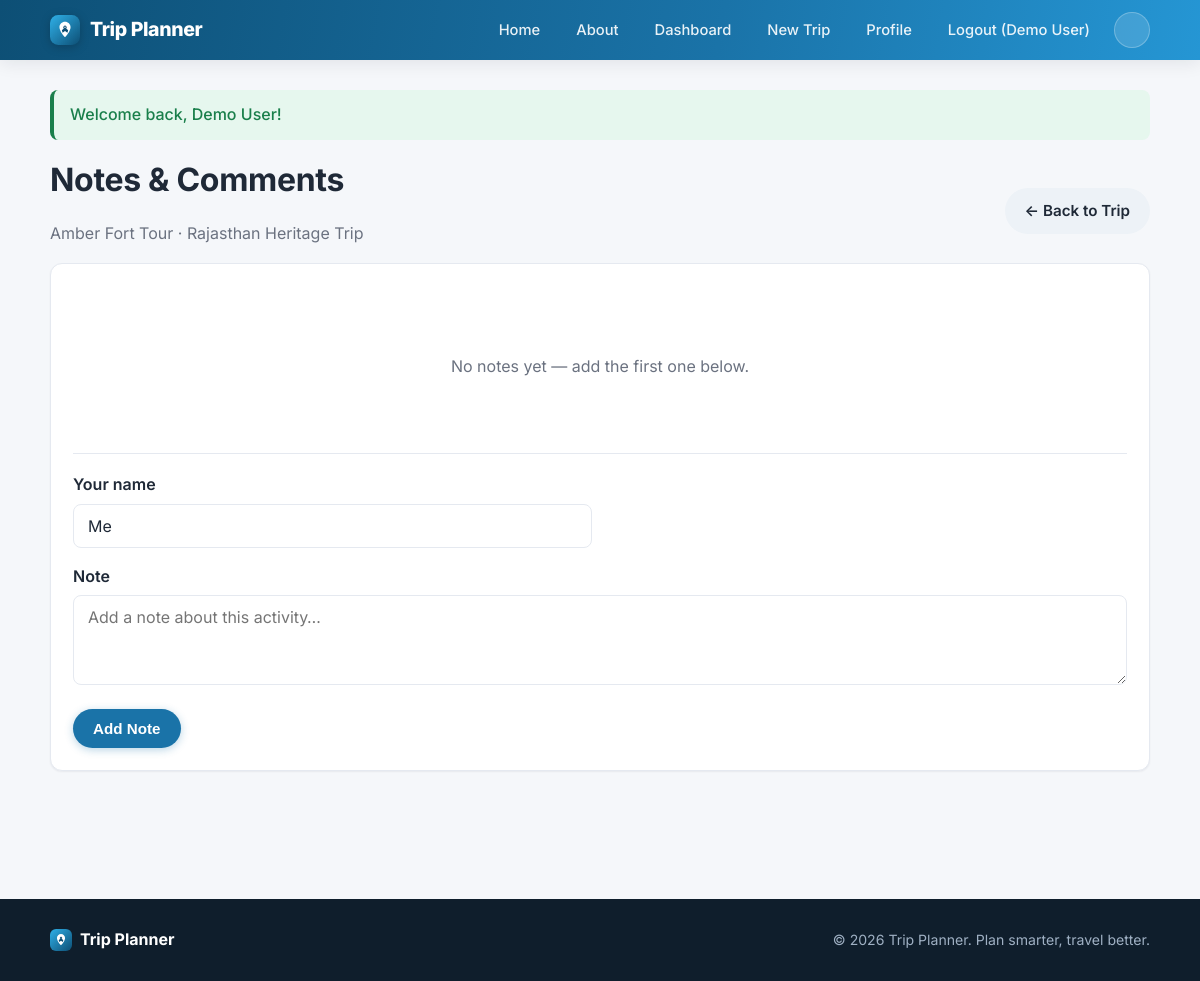
Screenshot of /activity-comments.php?activity_id=1 (signed in) with the database file from the repository.
### tables this page shows
CREATE TABLE users (
    id INT UNSIGNED AUTO_INCREMENT PRIMARY KEY,
    name VARCHAR(100) NOT NULL,
    email VARCHAR(150) NOT NULL UNIQUE,
    password_hash VARCHAR(255) NOT NULL,
    role ENUM('user','admin') NOT NULL DEFAULT 'user',
    status ENUM('active','inactive') NOT NULL DEFAULT 'active',
    created_at TIMESTAMP DEFAULT CURRENT_TIMESTAMP,
    updated_at TIMESTAMP DEFAULT CURRENT_TIMESTAMP ON UPDATE CURRENT_TIMESTAMP,
    INDEX idx_users_email (email),
    INDEX idx_users_role (role)
);

CREATE TABLE activities (
    id INT UNSIGNED AUTO_INCREMENT PRIMARY KEY,
    trip_id INT UNSIGNED NOT NULL,
    destination_id INT UNSIGNED DEFAULT NULL,
    name VARCHAR(150) NOT NULL,
    description TEXT,
    location VARCHAR(255) DEFAULT NULL,
    activity_date DATE NOT NULL,
    start_time TIME DEFAULT NULL,
    end_time TIME DEFAULT NULL,
    estimated_cost DECIMAL(10,2) NOT NULL DEFAULT 0.00,
    created_at TIMESTAMP DEFAULT CURRENT_TIMESTAMP,
    CONSTRAINT fk_activities_trip FOREIGN KEY (trip_id) REFERENCES trips(id) ON DELETE CASCADE,
    CONSTRAINT fk_activities_destination FOREIGN KEY (destination_id) REFERENCES destinations(id) ON DELETE SET NULL,
    INDEX idx_activities_trip (trip_id),
    INDEX idx_activities_date (activity_date)
);

CREATE TABLE trips (
    id INT UNSIGNED AUTO_INCREMENT PRIMARY KEY,
    user_id INT UNSIGNED NOT NULL,
    name VARCHAR(150) NOT NULL,
    description TEXT,
    cover_image VARCHAR(255) DEFAULT NULL,
    notes TEXT,
    start_date DATE NOT NULL,
    end_date DATE NOT NULL,
    status ENUM('planned','ongoing','completed','cancelled') NOT NULL DEFAULT 'planned',
    created_at TIMESTAMP DEFAULT CURRENT_TIMESTAMP,
    updated_at TIMESTAMP DEFAULT CURRENT_TIMESTAMP ON UPDATE CURRENT_TIMESTAMP,
    CONSTRAINT fk_trips_user FOREIGN KEY (user_id) REFERENCES users(id) ON DELETE CASCADE,
    INDEX idx_trips_user (user_id),
    INDEX idx_trips_status (status)
);

### includes/auth.php (called while the page is built, shortened)
<?php
require_once __DIR__ . '/functions.php';
function isLoggedIn(): bool
{
    return !empty($_SESSION['user_id']);
}
function currentUser(): ?array
{
    static $user = null;
    if ($user === null) {
        $pdo = getDB();
        $stmt = $pdo->prepare('SELECT id, name, email, role, status FROM users WHERE id = ?');
        $stmt->execute([$_SESSION['user_id']]);
        $user = $stmt->fetch() ?: null;
    }
    return $user;
}
function requireLogin(): array
{
    $user = currentUser();
    return $user;
}

### includes/functions.php (called while the page is built, shortened)
<?php
function e(?string $value): string
{
    return htmlspecialchars($value ?? '', ENT_QUOTES, 'UTF-8');
}
function flash(string $key, ?string $message = null)
{
    if (!empty($_SESSION['flash'][$key])) {
        $msg = $_SESSION['flash'][$key];
        return $msg;
    }
    return null;
}

### activity-comments.php (the view, shortened to what this page needs)
<?php
require_once __DIR__ . '/includes/auth.php';
$user = requireLogin();
$activityId = (int)($_GET['activity_id'] ?? $_POST['activity_id'] ?? 0);
$pdo = getDB();
$stmt = $pdo->prepare('
  SELECT a.*, t.id as trip_owner_check, t.user_id, t.name as trip_name
  FROM activities a JOIN trips t ON t.id = a.trip_id
  WHERE a.id = ?
');
$stmt->execute([$activityId]);
$activity = $stmt->fetch();
$tripId = (int)$activity['trip_id'];
$stmt = $pdo->prepare('SELECT * FROM activity_comments WHERE activity_id = ? ORDER BY created_at ASC');
$stmt->execute([$activityId]);
$comments = $stmt->fetchAll();
require_once __DIR__ . '/includes/header.php';
?>
<div class="flex-between">
  <div>
    <h1 class="mt-0">Notes &amp; Comments</h1>
    <p class="text-muted mt-0"><?= e($activity['name']) ?> &middot; <?= e($activity['trip_name']) ?></p>
  </div>
  <a class="btn btn-secondary" href="<?= BASE_URL ?>/trip-details.php?id=<?= $tripId ?>">&larr; Back to Trip</a>
</div>
<div class="card">
  <?php if (empty($comments)): ?>
    <div class="empty-state"><p>No notes yet — add the first one below.</p></div>
  <?php endif; ?>
  <form method="post" action="<?= BASE_URL ?>/activity-comments.php" class="comment-form">
    <div class="form-row">
      <div class="form-group">
        <label for="author">Your name</label>
        <input type="text" id="author" name="author" maxlength="100" value="Me">
      </div>
    </div>
    <div class="form-group">
      <label for="body">Note</label>
      <textarea id="body" name="body" required maxlength="2000" placeholder="Add a note about this activity…"></textarea>
    </div>
    <button type="submit" class="btn btn-primary">Add Note</button>
  </form>
</div>
<?php require_once __DIR__ . '/includes/footer.php'; ?>

### includes/header.php (shortened to what this page needs)
<?php
require_once __DIR__ . '/functions.php';
require_once __DIR__ . '/icons.php';
$user = function_exists('currentUser') ? currentUser() : null;
?>
<!DOCTYPE html>
<html lang="en">
<head>
<link rel="stylesheet" href="<?= BASE_URL ?>/assets/css/style.css">
</head>
<body>
<header class="site-header">
  <div class="container header-inner">
    <a class="logo" href="<?= BASE_URL ?>/index.php"><img src="<?= BASE_URL ?>/assets/images/logo.svg" width="30" height="30" alt=""> Trip Planner</a>
    <nav class="main-nav" aria-label="Main navigation">
      <ul id="navLinks" class="nav-links">
        <li><a href="<?= BASE_URL ?>/index.php">Home</a></li>
        <li><a href="<?= BASE_URL ?>/about.php">About</a></li>
        <?php if ($user): ?>
          <li><a href="<?= BASE_URL ?>/dashboard.php">Dashboard</a></li>
          <li><a href="<?= BASE_URL ?>/create-trip.php">New Trip</a></li>
          <li><a href="<?= BASE_URL ?>/profile.php">Profile</a></li>
          <li><a href="<?= BASE_URL ?>/logout.php">Logout (<?= e($user['name']) ?>)</a></li>
        <?php else: ?>
          <li><a href="<?= BASE_URL ?>/login.php">Login</a></li>
          <li><a href="<?= BASE_URL ?>/register.php">Register</a></li>
        <?php endif; ?>
        <li><button type="button" id="themeToggle" class="theme-toggle" aria-label="Toggle dark mode" title="Toggle dark mode"><?= icon('moon', 'theme-icon-dark') ?><?= icon('sun', 'theme-icon-light') ?></button></li>
      </ul>
    </nav>
  </div>
</header>
<main class="container main-content">
<?php
$ok  = flash('success');
if ($err): ?>
<?php endif;
if ($ok): ?>
  <div class="alert alert-success" role="alert"><?= e($ok) ?></div>
<?php endif; ?>

### assets/css/style.css (style rules this page uses)
:root { --primary: #1a73a8; --primary-dark: #0d4f75; --primary-light: #2596d4; --accent: #f6a821; --accent-dark: #d98a0e; --bg: #f5f7fa; --card-bg: #ffffff; --text: #1f2937; --muted: #6b7280; --border: #e5e9f0; --success: #1a7f4b; --success-bg: #e6f7ee; --error: #b3261e; --error-bg: #fce9e8; --radius: 12px; --radius-sm: 8px; --shadow-sm: 0 1px 2px rgba(16,24,40,0.06); --shadow-md: 0 4px 16px rgba(16,24,40,0.08); --shadow-lg: 0 12px 32px rgba(16,24,40,0.12); font-size: 16px; }
* { box-sizing: border-box; }
body { margin: 0; font-family: 'Inter', -apple-system, BlinkMacSystemFont, "Segoe UI", Roboto, Helvetica, Arial, sans-serif; background: var(--bg); color: var(--text); line-height: 1.6; -webkit-font-smoothing: antialiased; }
.container { max-width: 1140px; margin: 0 auto; padding: 0 20px; }
a { color: var(--primary); text-decoration: none; transition: color .15s ease; }
h1, h2, h3 { line-height: 1.25; font-weight: 700; letter-spacing: -0.01em; }
.site-header { background: linear-gradient(100deg, var(--primary-dark), var(--primary) 60%, var(--primary-light)); color: #fff; position: sticky; top: 0; z-index: 10; box-shadow: var(--shadow-md); backdrop-filter: saturate(1.1); }
.header-inner { display: flex; align-items: center; justify-content: space-between; padding: 12px 20px; }
.logo { color: #fff; font-weight: 800; font-size: 1.22rem; display: flex; align-items: center; gap: 10px; letter-spacing: -0.02em; }
.logo img { display: block; filter: drop-shadow(0 2px 5px rgba(0,0,0,0.2)); }
.nav-links { list-style: none; display: flex; align-items: center; gap: 4px; margin: 0; padding: 0; flex-wrap: wrap; }
.nav-links a { color: rgba(255,255,255,0.9); font-weight: 500; font-size: 0.92rem; padding: 9px 16px; border-radius: 999px; transition: background .15s ease, color .15s ease; }
.main-content { padding: 30px 20px 60px; min-height: 60vh; }
.alert { padding: 12px 16px; border-radius: var(--radius-sm); margin-bottom: 20px; font-weight: 500; border-left: 4px solid transparent; }
.alert-success { background: var(--success-bg); color: var(--success); border-left-color: var(--success); }
.card { background: var(--card-bg); border: 1px solid var(--border); border-radius: var(--radius); padding: 22px; margin-bottom: 20px; box-shadow: var(--shadow-sm); transition: box-shadow .18s ease, transform .18s ease; }
.btn { display: inline-block; padding: 11px 20px; border-radius: 999px; border: none; font-weight: 600; cursor: pointer; text-align: center; font-size: 0.95rem; transition: all .15s ease; }
.btn-primary { background: var(--primary); color: #fff; box-shadow: 0 2px 8px rgba(26,115,168,0.3); }
.btn-secondary { background: #edf2f7; color: var(--text); }
.form-group { margin-bottom: 16px; }
label { display: block; font-weight: 600; margin-bottom: 6px; }
input[type=text], input[type=email], input[type=password], input[type=date], input[type=time], input[type=number], input[type=file], textarea, select { width: 100%; padding: 11px 14px; border: 1px solid var(--border); border-radius: var(--radius-sm); font-size: 1rem; font-family: inherit; background: #fff; color: var(--text); transition: border-color .15s ease, box-shadow .15s ease; }
textarea { min-height: 90px; resize: vertical; }
.form-row { display: grid; grid-template-columns: 1fr 1fr; gap: 16px; }
.empty-state { text-align: center; padding: 52px 20px; color: var(--muted); }
.empty-state p { font-size: 1rem; margin-bottom: 16px; }
.text-muted { color: var(--muted); }
.mt-0 { margin-top: 0; }
.flex-between { display: flex; justify-content: space-between; align-items: center; flex-wrap: wrap; gap: 10px; }
.theme-toggle { background: rgba(255,255,255,0.14); border: 1px solid rgba(255,255,255,0.25); color: #fff; width: 36px; height: 36px; border-radius: 50%; display: flex; align-items: center; justify-content: center; cursor: pointer; margin-left: 4px; }
.comment-form { border-top: 1px solid var(--border); padding-top: 18px; margin-top: 6px; }

### rows the page displays
users: name "Demo User"
activities: name "Amber Fort Tour", trip.name "Rajasthan Heritage Trip"

### other values shown
$ok "Welcome back, Demo User!"
